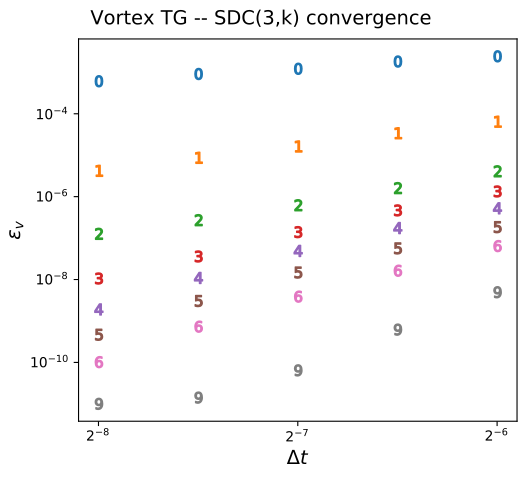

Source code (Python):
#! /usr/bin/env python3

import matplotlib.pyplot as plt
import numpy as np
import math


sdc_3_0 = np.genfromtxt('sdc_3-0.dat', skip_header=0, names=True)
sdc_3_1 = np.genfromtxt('sdc_3-1.dat', skip_header=0, names=True)
sdc_3_2 = np.genfromtxt('sdc_3-2.dat', skip_header=0, names=True)
sdc_3_3 = np.genfromtxt('sdc_3-3.dat', skip_header=0, names=True)
sdc_3_4 = np.genfromtxt('sdc_3-4.dat', skip_header=0, names=True)
sdc_3_5 = np.genfromtxt('sdc_3-5.dat', skip_header=0, names=True)
sdc_3_6 = np.genfromtxt('sdc_3-6.dat', skip_header=0, names=True)
sdc_3_9 = np.genfromtxt('sdc_3-9.dat', skip_header=0, names=True)


plt.figure(figsize=(5.22, 4.8))
plt.suptitle(r'Vortex TG -- SDC(3,k) convergence', fontsize=14)

plt.plot(sdc_3_0['dt'], sdc_3_0['err_v_rms'], linestyle='None', color='C0', marker='$0$', markersize=8)
plt.plot(sdc_3_1['dt'], sdc_3_1['err_v_rms'], linestyle='None', color='C1', marker='$1$', markersize=8)
plt.plot(sdc_3_2['dt'], sdc_3_2['err_v_rms'], linestyle='None', color='C2', marker='$2$', markersize=8)
plt.plot(sdc_3_3['dt'], sdc_3_3['err_v_rms'], linestyle='None', color='C3', marker='$3$', markersize=8)
plt.plot(sdc_3_4['dt'], sdc_3_4['err_v_rms'], linestyle='None', color='C4', marker='$4$', markersize=8)
plt.plot(sdc_3_5['dt'], sdc_3_5['err_v_rms'], linestyle='None', color='C5', marker='$5$', markersize=8)
plt.plot(sdc_3_6['dt'], sdc_3_6['err_v_rms'], linestyle='None', color='C6', marker='$6$', markersize=8)
plt.plot(sdc_3_9['dt'], sdc_3_9['err_v_rms'], linestyle='None', color='C7', marker='$9$', markersize=8)

plt.xscale('log', basex=2)
plt.xlabel(r'$\Delta t$', size='14')

plt.yscale('log')
plt.ylabel(r'$\varepsilon_{v}$', size='14')

plt.tight_layout(rect=[-0.02, -0.02, 1.02, 0.95])
plt.savefig('sdc_k.pdf')
